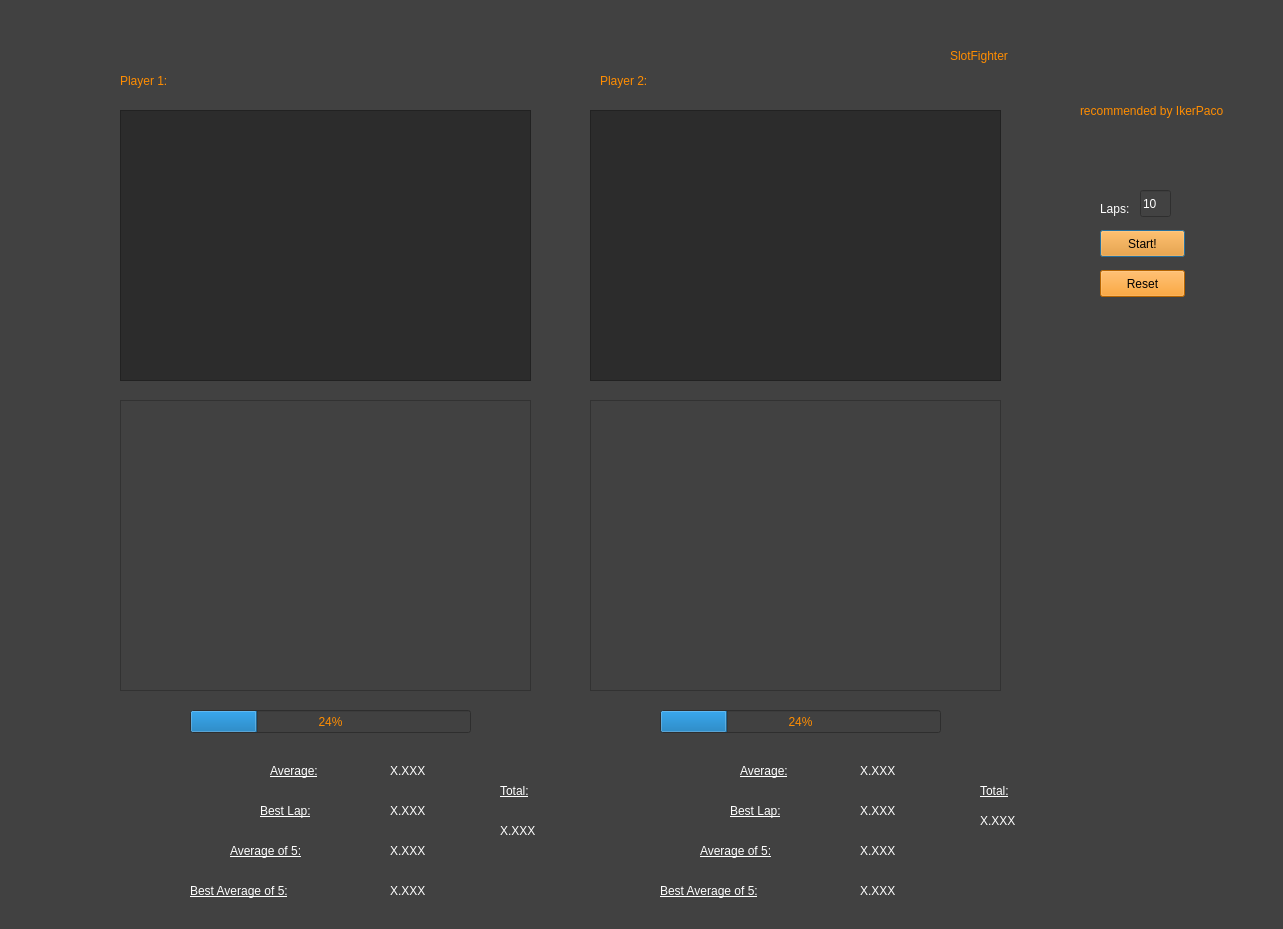
<?xml version="1.0" encoding="UTF-8"?>
<ui version="4.0">
 <class>SlotcarTimer</class>
 <widget class="QDialog" name="SlotcarTimer">
  <property name="geometry">
   <rect>
    <x>0</x>
    <y>0</y>
    <width>1283</width>
    <height>929</height>
   </rect>
  </property>
  <property name="windowTitle">
   <string>Dialog</string>
  </property>
  <property name="styleSheet">
   <string notr="true">background-color: rgb(65, 65, 65);</string>
  </property>
  <widget class="QPushButton" name="pushButton">
   <property name="geometry">
    <rect>
     <x>1100</x>
     <y>230</y>
     <width>85</width>
     <height>27</height>
    </rect>
   </property>
   <property name="styleSheet">
    <string notr="true">background-color: rgb(255, 141, 1);</string>
   </property>
   <property name="text">
    <string>Start!</string>
   </property>
  </widget>
  <widget class="QListWidget" name="listWidget">
   <property name="geometry">
    <rect>
     <x>120</x>
     <y>110</y>
     <width>411</width>
     <height>271</height>
    </rect>
   </property>
   <property name="styleSheet">
    <string notr="true">background-color: rgb(44, 44, 44);
font: 75 28pt &quot;Sawasdee&quot;;
color: rgb(255, 255, 255);</string>
   </property>
  </widget>
  <widget class="QLabel" name="label_2">
   <property name="geometry">
    <rect>
     <x>600</x>
     <y>60</y>
     <width>171</width>
     <height>41</height>
    </rect>
   </property>
   <property name="styleSheet">
    <string notr="true">font: 63 28pt &quot;URW Gothic L&quot;;
color: rgb(255, 141, 1);</string>
   </property>
   <property name="text">
    <string>Player 2:</string>
   </property>
  </widget>
  <widget class="QLabel" name="label_3">
   <property name="geometry">
    <rect>
     <x>120</x>
     <y>60</y>
     <width>171</width>
     <height>41</height>
    </rect>
   </property>
   <property name="styleSheet">
    <string notr="true">font: 63 28pt &quot;URW Gothic L&quot;;
color: rgb(255, 141, 1);</string>
   </property>
   <property name="text">
    <string>Player 1:</string>
   </property>
  </widget>
  <widget class="PlotWidget" name="graphicsView">
   <property name="geometry">
    <rect>
     <x>120</x>
     <y>400</y>
     <width>411</width>
     <height>291</height>
    </rect>
   </property>
  </widget>
  <widget class="QLineEdit" name="lineEdit">
   <property name="geometry">
    <rect>
     <x>1140</x>
     <y>190</y>
     <width>31</width>
     <height>27</height>
    </rect>
   </property>
   <property name="styleSheet">
    <string notr="true">background-color: rgb(66, 66, 66);
color: rgb(255, 255, 255);</string>
   </property>
   <property name="text">
    <string>10</string>
   </property>
  </widget>
  <widget class="QLabel" name="label">
   <property name="geometry">
    <rect>
     <x>1100</x>
     <y>200</y>
     <width>31</width>
     <height>17</height>
    </rect>
   </property>
   <property name="styleSheet">
    <string notr="true">color: rgb(255, 255, 255);</string>
   </property>
   <property name="text">
    <string>Laps:</string>
   </property>
  </widget>
  <widget class="QProgressBar" name="progressBar">
   <property name="geometry">
    <rect>
     <x>190</x>
     <y>710</y>
     <width>281</width>
     <height>23</height>
    </rect>
   </property>
   <property name="styleSheet">
    <string notr="true">color: rgb(255, 141, 1);
</string>
   </property>
   <property name="value">
    <number>24</number>
   </property>
  </widget>
  <widget class="QLabel" name="label_4">
   <property name="geometry">
    <rect>
     <x>260</x>
     <y>800</y>
     <width>91</width>
     <height>21</height>
    </rect>
   </property>
   <property name="styleSheet">
    <string notr="true">color: rgb(255, 255, 255);
text-decoration: underline;
font: 14pt &quot;Noto Sans [unknown]&quot;;</string>
   </property>
   <property name="text">
    <string>Best Lap:</string>
   </property>
  </widget>
  <widget class="QLabel" name="label_5">
   <property name="geometry">
    <rect>
     <x>390</x>
     <y>800</y>
     <width>56</width>
     <height>21</height>
    </rect>
   </property>
   <property name="styleSheet">
    <string notr="true">color: rgb(255, 255, 255);
font: 12pt &quot;Noto Sans [unknown]&quot;;</string>
   </property>
   <property name="text">
    <string>X.XXX</string>
   </property>
  </widget>
  <widget class="QLabel" name="label_7">
   <property name="geometry">
    <rect>
     <x>270</x>
     <y>760</y>
     <width>81</width>
     <height>21</height>
    </rect>
   </property>
   <property name="styleSheet">
    <string notr="true">color: rgb(255, 255, 255);
text-decoration: underline;
font: 14pt &quot;Noto Sans [unknown]&quot;;</string>
   </property>
   <property name="text">
    <string>Average:</string>
   </property>
  </widget>
  <widget class="QLabel" name="label_6">
   <property name="geometry">
    <rect>
     <x>390</x>
     <y>760</y>
     <width>56</width>
     <height>21</height>
    </rect>
   </property>
   <property name="styleSheet">
    <string notr="true">color: rgb(255, 255, 255);
font: 12pt &quot;Noto Sans [unknown]&quot;;</string>
   </property>
   <property name="text">
    <string>X.XXX</string>
   </property>
  </widget>
  <widget class="QLabel" name="label_8">
   <property name="geometry">
    <rect>
     <x>390</x>
     <y>840</y>
     <width>56</width>
     <height>21</height>
    </rect>
   </property>
   <property name="styleSheet">
    <string notr="true">color: rgb(255, 255, 255);
font: 12pt &quot;Noto Sans [unknown]&quot;;</string>
   </property>
   <property name="text">
    <string>X.XXX</string>
   </property>
  </widget>
  <widget class="QLabel" name="label_9">
   <property name="geometry">
    <rect>
     <x>230</x>
     <y>840</y>
     <width>121</width>
     <height>21</height>
    </rect>
   </property>
   <property name="styleSheet">
    <string notr="true">color: rgb(255, 255, 255);
text-decoration: underline;
font: 14pt &quot;Noto Sans [unknown]&quot;;</string>
   </property>
   <property name="text">
    <string>Average of 5:</string>
   </property>
  </widget>
  <widget class="QLabel" name="label_10">
   <property name="geometry">
    <rect>
     <x>190</x>
     <y>880</y>
     <width>171</width>
     <height>21</height>
    </rect>
   </property>
   <property name="styleSheet">
    <string notr="true">color: rgb(255, 255, 255);
text-decoration: underline;
font: 14pt &quot;Noto Sans [unknown]&quot;;</string>
   </property>
   <property name="text">
    <string>Best Average of 5:</string>
   </property>
  </widget>
  <widget class="QLabel" name="label_11">
   <property name="geometry">
    <rect>
     <x>390</x>
     <y>880</y>
     <width>56</width>
     <height>21</height>
    </rect>
   </property>
   <property name="styleSheet">
    <string notr="true">color: rgb(255, 255, 255);
font: 12pt &quot;Noto Sans [unknown]&quot;;</string>
   </property>
   <property name="text">
    <string>X.XXX</string>
   </property>
  </widget>
  <widget class="PlotWidget" name="graphicsView_2">
   <property name="geometry">
    <rect>
     <x>590</x>
     <y>400</y>
     <width>411</width>
     <height>291</height>
    </rect>
   </property>
  </widget>
  <widget class="QProgressBar" name="progressBar_2">
   <property name="geometry">
    <rect>
     <x>660</x>
     <y>710</y>
     <width>281</width>
     <height>23</height>
    </rect>
   </property>
   <property name="styleSheet">
    <string notr="true">color: rgb(255, 141, 1);</string>
   </property>
   <property name="value">
    <number>24</number>
   </property>
  </widget>
  <widget class="QLabel" name="label_12">
   <property name="geometry">
    <rect>
     <x>740</x>
     <y>760</y>
     <width>81</width>
     <height>21</height>
    </rect>
   </property>
   <property name="styleSheet">
    <string notr="true">color: rgb(255, 255, 255);
text-decoration: underline;
font: 14pt &quot;Noto Sans [unknown]&quot;;</string>
   </property>
   <property name="text">
    <string>Average:</string>
   </property>
  </widget>
  <widget class="QLabel" name="label_13">
   <property name="geometry">
    <rect>
     <x>860</x>
     <y>840</y>
     <width>56</width>
     <height>21</height>
    </rect>
   </property>
   <property name="styleSheet">
    <string notr="true">color: rgb(255, 255, 255);
font: 12pt &quot;Noto Sans [unknown]&quot;;</string>
   </property>
   <property name="text">
    <string>X.XXX</string>
   </property>
  </widget>
  <widget class="QLabel" name="label_14">
   <property name="geometry">
    <rect>
     <x>860</x>
     <y>800</y>
     <width>56</width>
     <height>21</height>
    </rect>
   </property>
   <property name="styleSheet">
    <string notr="true">color: rgb(255, 255, 255);
font: 12pt &quot;Noto Sans [unknown]&quot;;</string>
   </property>
   <property name="text">
    <string>X.XXX</string>
   </property>
  </widget>
  <widget class="QLabel" name="label_15">
   <property name="geometry">
    <rect>
     <x>700</x>
     <y>840</y>
     <width>121</width>
     <height>21</height>
    </rect>
   </property>
   <property name="styleSheet">
    <string notr="true">color: rgb(255, 255, 255);
text-decoration: underline;
font: 14pt &quot;Noto Sans [unknown]&quot;;</string>
   </property>
   <property name="text">
    <string>Average of 5:</string>
   </property>
  </widget>
  <widget class="QLabel" name="label_16">
   <property name="geometry">
    <rect>
     <x>660</x>
     <y>880</y>
     <width>171</width>
     <height>21</height>
    </rect>
   </property>
   <property name="styleSheet">
    <string notr="true">color: rgb(255, 255, 255);
text-decoration: underline;
font: 14pt &quot;Noto Sans [unknown]&quot;;</string>
   </property>
   <property name="text">
    <string>Best Average of 5:</string>
   </property>
  </widget>
  <widget class="QLabel" name="label_17">
   <property name="geometry">
    <rect>
     <x>730</x>
     <y>800</y>
     <width>91</width>
     <height>21</height>
    </rect>
   </property>
   <property name="styleSheet">
    <string notr="true">color: rgb(255, 255, 255);
text-decoration: underline;
font: 14pt &quot;Noto Sans [unknown]&quot;;</string>
   </property>
   <property name="text">
    <string>Best Lap:</string>
   </property>
  </widget>
  <widget class="QLabel" name="label_18">
   <property name="geometry">
    <rect>
     <x>860</x>
     <y>760</y>
     <width>56</width>
     <height>21</height>
    </rect>
   </property>
   <property name="styleSheet">
    <string notr="true">color: rgb(255, 255, 255);
font: 12pt &quot;Noto Sans [unknown]&quot;;</string>
   </property>
   <property name="text">
    <string>X.XXX</string>
   </property>
  </widget>
  <widget class="QLabel" name="label_19">
   <property name="geometry">
    <rect>
     <x>860</x>
     <y>880</y>
     <width>56</width>
     <height>21</height>
    </rect>
   </property>
   <property name="styleSheet">
    <string notr="true">color: rgb(255, 255, 255);
font: 12pt &quot;Noto Sans [unknown]&quot;;</string>
   </property>
   <property name="text">
    <string>X.XXX</string>
   </property>
  </widget>
  <widget class="QListWidget" name="listWidget_2">
   <property name="geometry">
    <rect>
     <x>590</x>
     <y>110</y>
     <width>411</width>
     <height>271</height>
    </rect>
   </property>
   <property name="styleSheet">
    <string notr="true">background-color: rgb(44, 44, 44);
font: 75 28pt &quot;Sawasdee&quot;;
color: rgb(255, 255, 255);</string>
   </property>
  </widget>
  <widget class="QLabel" name="label_20">
   <property name="geometry">
    <rect>
     <x>500</x>
     <y>780</y>
     <width>51</width>
     <height>21</height>
    </rect>
   </property>
   <property name="styleSheet">
    <string notr="true">color: rgb(255, 255, 255);
text-decoration: underline;
font: 14pt &quot;Noto Sans [unknown]&quot;;</string>
   </property>
   <property name="text">
    <string>Total:</string>
   </property>
  </widget>
  <widget class="QLabel" name="label_21">
   <property name="geometry">
    <rect>
     <x>980</x>
     <y>780</y>
     <width>51</width>
     <height>21</height>
    </rect>
   </property>
   <property name="styleSheet">
    <string notr="true">color: rgb(255, 255, 255);
text-decoration: underline;
font: 14pt &quot;Noto Sans [unknown]&quot;;</string>
   </property>
   <property name="text">
    <string>Total:</string>
   </property>
  </widget>
  <widget class="QLabel" name="label_22">
   <property name="geometry">
    <rect>
     <x>500</x>
     <y>820</y>
     <width>56</width>
     <height>21</height>
    </rect>
   </property>
   <property name="styleSheet">
    <string notr="true">color: rgb(255, 255, 255);
font: 12pt &quot;Noto Sans [unknown]&quot;;</string>
   </property>
   <property name="text">
    <string>X.XXX</string>
   </property>
  </widget>
  <widget class="QLabel" name="label_23">
   <property name="geometry">
    <rect>
     <x>980</x>
     <y>810</y>
     <width>56</width>
     <height>21</height>
    </rect>
   </property>
   <property name="styleSheet">
    <string notr="true">color: rgb(255, 255, 255);
font: 12pt &quot;Noto Sans [unknown]&quot;;</string>
   </property>
   <property name="text">
    <string>X.XXX</string>
   </property>
  </widget>
  <widget class="QPushButton" name="pushButton_2">
   <property name="geometry">
    <rect>
     <x>1100</x>
     <y>270</y>
     <width>85</width>
     <height>27</height>
    </rect>
   </property>
   <property name="styleSheet">
    <string notr="true">background-color: rgb(255, 141, 1);</string>
   </property>
   <property name="text">
    <string>Reset</string>
   </property>
  </widget>
  <widget class="QLabel" name="label_24">
   <property name="geometry">
    <rect>
     <x>950</x>
     <y>20</y>
     <width>301</width>
     <height>71</height>
    </rect>
   </property>
   <property name="styleSheet">
    <string notr="true">font: 48pt &quot;Imagination Station&quot;;
color: rgb(255, 141, 1);</string>
   </property>
   <property name="text">
    <string>SlotFighter</string>
   </property>
  </widget>
  <widget class="QLabel" name="label_25">
   <property name="geometry">
    <rect>
     <x>1080</x>
     <y>100</y>
     <width>181</width>
     <height>21</height>
    </rect>
   </property>
   <property name="styleSheet">
    <string notr="true">font: 10pt &quot;Noto Sans [unknown]&quot;;
color: rgb(255, 141, 1);</string>
   </property>
   <property name="text">
    <string>recommended by IkerPaco</string>
   </property>
  </widget>
 </widget>
 <customwidgets>
  <customwidget>
   <class>PlotWidget</class>
   <extends>QGraphicsView</extends>
   <header>pyqtgraph</header>
  </customwidget>
 </customwidgets>
 <resources/>
 <connections/>
</ui>
